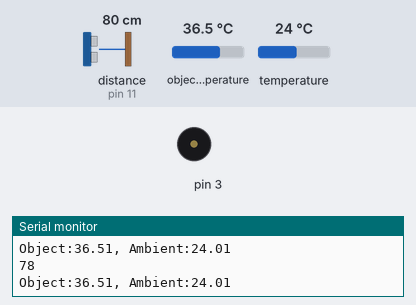
Recording of a sketch running on a simulated Arduino Uno, built with avr-gcc and run on an emulated ATmega328P. Shown: buzzer (waves = sounding), the last lines printed to the serial monitor. Wiring (inferred from the names in the program): ultrasonic range finder: trigger pin 12; echo pin 11. Inputs (shaded band) come from the test bench; at power-on: distance to the obstacle (sensor on pin 11) 80 cm, object temperature 36.5 °C, temperature 24 °C. The echo pulse lasts 58.3 µs per cm.

Above: at 1.2 s.
1.3 s: distance to the obstacle (sensor on pin 11) set to 30 cm
3.7 s: distance to the obstacle (sensor on pin 11) set to 23 cm
At 5.4 s:
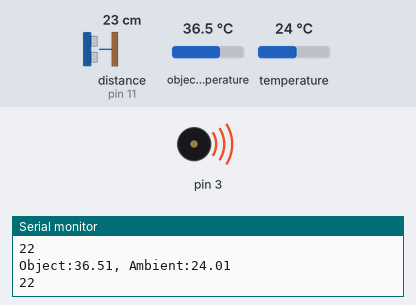
Timing chart, 0 to 12.7 s (numbered marks = the images above; inputs shaded):
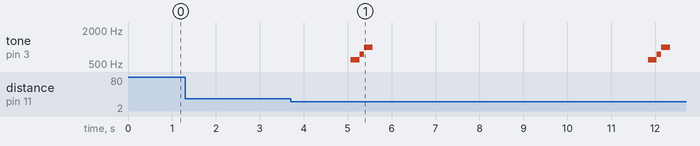

Measured:
- the behaviour switches between 27 and 26 cm on distance to the obstacle (sensor on pin 11) (found by bisection; images 0 and 1)
- after the input at 3.7 s, tone on pin 3: plays 600 Hz for 0.20 s, 750 Hz for 0.10 s, 1000 Hz for 0.20 s, 600 Hz for 0.20 s, 750 Hz for 0.10 s, 1000 Hz for 0.20 s, starting after 1.4 s

The sketch:

MLX_ULTRASONIC_BLE.ino
```cpp
#include <Wire.h>
#include <Adafruit_MLX90614.h>
#include <SoftwareSerial.h>
Adafruit_MLX90614 mlx = Adafruit_MLX90614();
SoftwareSerial BTserial(0,1); //rx/tx

float roomTemp; // ambient temperature
float objectTemp, stemp; // object temperature

int readcount = 0;

float threshold= 00.00 ;  // for calibration with oral thermometer

// --------- Ultrasonic Sensor preparation
#define echoPin 11 // Echo Pin
#define trigPin 12 // Trigger Pin
int maximumRange = 25; // Maximum range needed
int minimumRange = 15; // Minimum range needed
long duration, distance; // Duration used to calculate distance
int dtime;

void setup()
{
  pinMode(trigPin, OUTPUT);
  pinMode(echoPin, INPUT);
  Serial.begin(9600);
  BTserial.begin(9600);
}

void loop()

{
  digitalWrite(trigPin, LOW);
  delayMicroseconds(2);
  digitalWrite(trigPin, HIGH);
  delayMicroseconds(10);
  digitalWrite(trigPin, LOW);

  duration = pulseIn(echoPin, HIGH);
  //Calculate the distance (in cm) based on the speed of sound.
  distance= duration*0.034/2;

  // reading object and ambient  temperature
  objectTemp = threshold + mlx.readObjectTempC() ;
  roomTemp = mlx.readAmbientTempC() ;

  // print to Serial port
 Serial.println("Object:" + String(objectTemp) + ", Ambient:" + String(roomTemp));
 Serial.println(distance);

  // data from sensor to device via blutooth

  BTserial.print("Dis:" + String(distance) + "cm");

  BTserial.print("Room:" + String(roomTemp).substring(0, 4)  + "C");

 if (distance > maximumRange)
  {
    BTserial.print("GET CLOSER");
  }
  if (distance < minimumRange)
  {
    BTserial.print("TOO CLOSE!");

  }
  if ((distance >= minimumRange) && (distance <= maximumRange))
   {
    if (readcount == 5)
    {   // after reading 5 consecutive time
      disptemp();

    }
    else
    {
      BTserial.print("HOLD ON"); // when in range, ask user to hold position
      stemp = stemp + objectTemp;
      readcount++;
      dtime = 200;      // until approx. 5 x 200 ms = 1 sec
    }
  }
  else
  {
    // if user is out of range, reset calculation
    dtime = 100;
    readcount = 0;
    stemp = 0;
  }

  delay(dtime);
  BTserial.println("count  :"+String(readcount));
 }

 void disptemp()
 {
      objectTemp = stemp / 5;       // get the average reading of temp

      BTserial.print("YOUR TEMP:");
      BTserial.print(String(objectTemp).substring(0, 4) + "C");
      readcount = 0;
      stemp = 0;
      if (objectTemp >= 37.5)
      {
        play_alert();
      }
      else
      {
        play_ok();
      }
      dtime = 5000; // wait for 5 seconds
 }

void play_ok()
{
  // play three sequential notes when object temperature is below 37.5C
  tone(3, 600, 1000);  // pin,frequency,duration
  delay(200);
  tone(3, 750, 500);
  delay(100);
  tone(3, 1000, 500);
  delay(200);
  noTone(3);
}

void play_alert()
{
  // beep 3x when object temperature is >= 37.5C
  tone(3, 2000, 1000);
  delay(1000);
  tone(3, 3000, 1000);
  delay(1000);
  tone(3, 4000, 1000);
  delay(1000);
  noTone(3);
}
```
